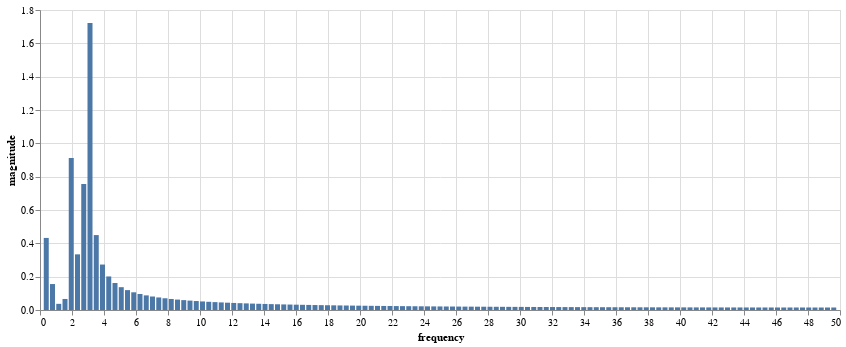

Write notebook code for a chart like this one.
### Markdown cell above
보다시피, 우리가 원하는 정확한 0.5Hz, 2Hz, 3Hz는 없다. 왜냐하면, Frequency Resolution이 100 / 128 = 0.78125기 때문이다. 사용하는 샘플 수를 늘리더라도 마찬가지 결과가 나온다.

### Code cell
import pandas as pd
import numpy as np
import altair as alt


N = 256
coef = np.fft.fft(s4, n=N)[1:N//2] / N
freq = np.fft.fftfreq(N, 1 / f_s)[1:N//2]
mag = np.abs(coef)

d = pd.DataFrame(dict(frequency=freq, magnitude=mag))
alt.Chart(d).encode(
    x='frequency', y='magnitude'
).mark_bar().properties(
    width=800
).interactive()

### Figure 1 — Vega-Lite specification as saved in the notebook (floating-point values rounded to 4 significant figures)
{"config": {"view": {"continuousWidth": 400, "continuousHeight": 300}}, "data": {"name": "data-ab86bc661b677bac217900073fdc9122"}, "mark": "bar", "encoding": {"x": {"field": "frequency", "type": "quantitative"}, "y": {"field": "magnitude", "type": "quantitative"}}, "selection": {"selector004": {"type": "interval", "bind": "scales", "encodings": ["x", "y"]}}, "width": 800, "$schema": "https://vega.github.io/schema/vega-lite/v4.17.0.json", "datasets": {"data-ab86bc661b677bac217900073fdc9122": [{"frequency": 0.3906, "magnitude": 0.4324}, {"frequency": 0.7812, "magnitude": 0.1557}, {"frequency": 1.172, "magnitude": 0.03694}, {"frequency": 1.562, "magnitude": 0.06623}, {"frequency": 1.953, "magnitude": 0.9125}, {"frequency": 2.344, "magnitude": 0.334}, {"frequency": 2.734, "magnitude": 0.7558}, {"frequency": 3.125, "magnitude": 1.722}, {"frequency": 3.516, "magnitude": 0.4495}, {"frequency": 3.906, "magnitude": 0.2728}, {"frequency": 4.297, "magnitude": 0.2013}, {"frequency": 4.688, "magnitude": 0.162}, {"frequency": 5.078, "magnitude": 0.1369}, {"frequency": 5.469, "magnitude": 0.1193}, {"frequency": 5.859, "magnitude": 0.1062}, {"frequency": 6.25, "magnitude": 0.09597}, {"frequency": 6.641, "magnitude": 0.08775}, {"frequency": 7.031, "magnitude": 0.08098}, {"frequency": 7.422, "magnitude": 0.07528}, {"frequency": 7.812, "magnitude": 0.07042}, {"frequency": 8.203, "magnitude": 0.06621}, {"frequency": 8.594, "magnitude": 0.06252}, {"frequency": 8.984, "magnitude": 0.05926}, {"frequency": 9.375, "magnitude": 0.05636}, {"frequency": 9.766, "magnitude": 0.05376}, {"frequency": 10.16, "magnitude": 0.05141}, {"frequency": 10.55, "magnitude": 0.04928}, {"frequency": 10.94, "magnitude": 0.04733}, {"frequency": 11.33, "magnitude": 0.04555}, {"frequency": 11.72, "magnitude": 0.04391}, {"frequency": 12.11, "magnitude": 0.0424}, {"frequency": 12.5, "magnitude": 0.041}, {"frequency": 12.89, "magnitude": 0.03969}, {"frequency": 13.28, "magnitude": 0.03848}, {"frequency": 13.67, "magnitude": 0.03735}, {"frequency": 14.06, "magnitude": 0.03629}, {"frequency": 14.45, "magnitude": 0.0353}, {"frequency": 14.84, "magnitude": 0.03437}, {"frequency": 15.23, "magnitude": 0.03349}, {"frequency": 15.62, "magnitude": 0.03267}, {"frequency": 16.02, "magnitude": 0.03189}, {"frequency": 16.41, "magnitude": 0.03115}, {"frequency": 16.8, "magnitude": 0.03045}, {"frequency": 17.19, "magnitude": 0.02978}, {"frequency": 17.58, "magnitude": 0.02915}, {"frequency": 17.97, "magnitude": 0.02856}, {"frequency": 18.36, "magnitude": 0.02799}, {"frequency": 18.75, "magnitude": 0.02744}, {"frequency": 19.14, "magnitude": 0.02693}, {"frequency": 19.53, "magnitude": 0.02643}, {"frequency": 19.92, "magnitude": 0.02596}, {"frequency": 20.31, "magnitude": 0.02551}, {"frequency": 20.7, "magnitude": 0.02508}, {"frequency": 21.09, "magnitude": 0.02467}, {"frequency": 21.48, "magnitude": 0.02427}, {"frequency": 21.88, "magnitude": 0.02389}, {"frequency": 22.27, "magnitude": 0.02353}, {"frequency": 22.66, "magnitude": 0.02318}, {"frequency": 23.05, "magnitude": 0.02285}, {"frequency": 23.44, "magnitude": 0.02253}, {"frequency": 23.83, "magnitude": 0.02222}, {"frequency": 24.22, "magnitude": 0.02192}, {"frequency": 24.61, "magnitude": 0.02163}, {"frequency": 25.0, "magnitude": 0.02136}, {"frequency": 25.39, "magnitude": 0.02109}, {"frequency": 25.78, "magnitude": 0.02084}, {"frequency": 26.17, "magnitude": 0.02059}, {"frequency": 26.56, "magnitude": 0.02035}, {"frequency": 26.95, "magnitude": 0.02012}, {"frequency": 27.34, "magnitude": 0.0199}, {"frequency": 27.73, "magnitude": 0.01969}, {"frequency": 28.12, "magnitude": 0.01949}, {"frequency": 28.52, "magnitude": 0.01929}, {"frequency": 28.91, "magnitude": 0.0191}, {"frequency": 29.3, "magnitude": 0.01891}, {"frequency": 29.69, "magnitude": 0.01874}, {"frequency": 30.08, "magnitude": 0.01857}, {"frequency": 30.47, "magnitude": 0.0184}, {"frequency": 30.86, "magnitude": 0.01824}, {"frequency": 31.25, "magnitude": 0.01809}, {"frequency": 31.64, "magnitude": 0.01794}, {"frequency": 32.03, "magnitude": 0.01779}, {"frequency": 32.42, "magnitude": 0.01765}, {"frequency": 32.81, "magnitude": 0.01752}, {"frequency": 33.2, "magnitude": 0.01739}, {"frequency": 33.59, "magnitude": 0.01727}, {"frequency": 33.98, "magnitude": 0.01715}, {"frequency": 34.38, "magnitude": 0.01703}, {"frequency": 34.77, "magnitude": 0.01692}, {"frequency": 35.16, "magnitude": 0.01681}, {"frequency": 35.55, "magnitude": 0.01671}, {"frequency": 35.94, "magnitude": 0.01661}, {"frequency": 36.33, "magnitude": 0.01651}, {"frequency": 36.72, "magnitude": 0.01642}, {"frequency": 37.11, "magnitude": 0.01633}, {"frequency": 37.5, "magnitude": 0.01624}, {"frequency": 37.89, "magnitude": 0.01616}, {"frequency": 38.28, "magnitude": 0.01608}, {"frequency": 38.67, "magnitude": 0.01601}, {"frequency": 39.06, "magnitude": 0.01593}, {"frequency": 39.45, "magnitude": 0.01586}, {"frequency": 39.84, "magnitude": 0.0158}, {"frequency": 40.23, "magnitude": 0.01573}, {"frequency": 40.62, "magnitude": 0.01567}, {"frequency": 41.02, "magnitude": 0.01561}, {"frequency": 41.41, "magnitude": 0.01556}, {"frequency": 41.8, "magnitude": 0.01551}, {"frequency": 42.19, "magnitude": 0.01546}, {"frequency": 42.58, "magnitude": 0.01541}, {"frequency": 42.97, "magnitude": 0.01537}, {"frequency": 43.36, "magnitude": 0.01532}, {"frequency": 43.75, "magnitude": 0.01528}, {"frequency": 44.14, "magnitude": 0.01525}, {"frequency": 44.53, "magnitude": 0.01521}, {"frequency": 44.92, "magnitude": 0.01518}, {"frequency": 45.31, "magnitude": 0.01515}, {"frequency": 45.7, "magnitude": 0.01513}, {"frequency": 46.09, "magnitude": 0.0151}, {"frequency": 46.48, "magnitude": 0.01508}, {"frequency": 46.88, "magnitude": 0.01506}, {"frequency": 47.27, "magnitude": 0.01504}, {"frequency": 47.66, "magnitude": 0.01503}, {"frequency": 48.05, "magnitude": 0.01502}, {"frequency": 48.44, "magnitude": 0.015}, {"frequency": 48.83, "magnitude": 0.015}, {"frequency": 49.22, "magnitude": 0.01499}, {"frequency": 49.61, "magnitude": 0.01499}]}}
